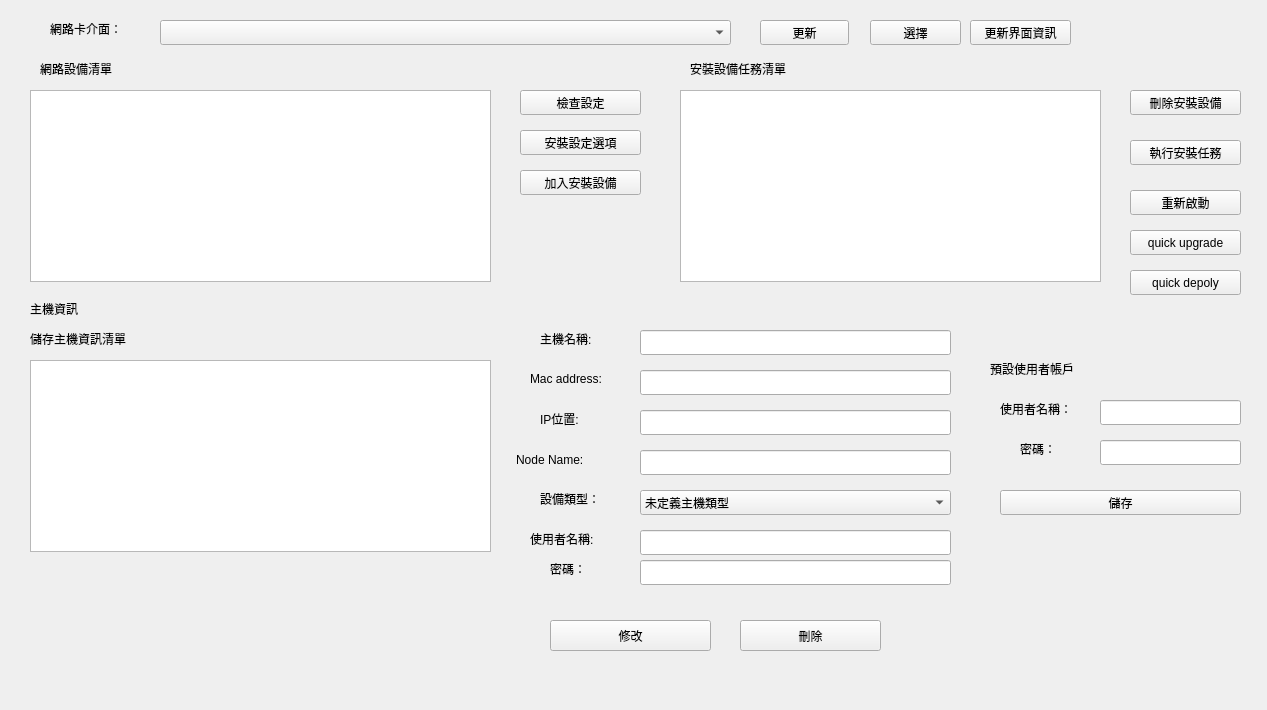
<?xml version="1.0" encoding="UTF-8"?>
<ui version="4.0">
 <class>install_shell</class>
 <widget class="QWidget" name="install_shell">
  <property name="geometry">
   <rect>
    <x>0</x>
    <y>0</y>
    <width>1267</width>
    <height>710</height>
   </rect>
  </property>
  <property name="windowTitle">
   <string>Form</string>
  </property>
  <widget class="QPushButton" name="pushButton">
   <property name="geometry">
    <rect>
     <x>970</x>
     <y>20</y>
     <width>101</width>
     <height>25</height>
    </rect>
   </property>
   <property name="text">
    <string>更新界面資訊</string>
   </property>
  </widget>
  <widget class="QComboBox" name="comboBox">
   <property name="geometry">
    <rect>
     <x>160</x>
     <y>20</y>
     <width>571</width>
     <height>25</height>
    </rect>
   </property>
  </widget>
  <widget class="QPushButton" name="pushButton_2">
   <property name="geometry">
    <rect>
     <x>870</x>
     <y>20</y>
     <width>91</width>
     <height>25</height>
    </rect>
   </property>
   <property name="text">
    <string>選擇</string>
   </property>
  </widget>
  <widget class="QPushButton" name="pushButton_3">
   <property name="geometry">
    <rect>
     <x>520</x>
     <y>90</y>
     <width>121</width>
     <height>25</height>
    </rect>
   </property>
   <property name="text">
    <string>檢查設定</string>
   </property>
  </widget>
  <widget class="QPushButton" name="pushButton_4">
   <property name="geometry">
    <rect>
     <x>520</x>
     <y>130</y>
     <width>121</width>
     <height>25</height>
    </rect>
   </property>
   <property name="text">
    <string>安裝設定選項</string>
   </property>
  </widget>
  <widget class="QLabel" name="label">
   <property name="geometry">
    <rect>
     <x>30</x>
     <y>300</y>
     <width>67</width>
     <height>17</height>
    </rect>
   </property>
   <property name="text">
    <string>主機資訊</string>
   </property>
  </widget>
  <widget class="QLabel" name="label_2">
   <property name="geometry">
    <rect>
     <x>540</x>
     <y>410</y>
     <width>67</width>
     <height>17</height>
    </rect>
   </property>
   <property name="text">
    <string>IP位置:</string>
   </property>
  </widget>
  <widget class="QLabel" name="label_3">
   <property name="geometry">
    <rect>
     <x>540</x>
     <y>330</y>
     <width>81</width>
     <height>17</height>
    </rect>
   </property>
   <property name="text">
    <string>主機名稱:</string>
   </property>
  </widget>
  <widget class="QLineEdit" name="lineEdit">
   <property name="geometry">
    <rect>
     <x>640</x>
     <y>410</y>
     <width>311</width>
     <height>25</height>
    </rect>
   </property>
  </widget>
  <widget class="QLineEdit" name="lineEdit_2">
   <property name="geometry">
    <rect>
     <x>640</x>
     <y>330</y>
     <width>311</width>
     <height>25</height>
    </rect>
   </property>
  </widget>
  <widget class="QPushButton" name="pushButton_5">
   <property name="geometry">
    <rect>
     <x>550</x>
     <y>620</y>
     <width>161</width>
     <height>31</height>
    </rect>
   </property>
   <property name="text">
    <string>修改</string>
   </property>
  </widget>
  <widget class="QListWidget" name="listWidget">
   <property name="geometry">
    <rect>
     <x>30</x>
     <y>90</y>
     <width>461</width>
     <height>192</height>
    </rect>
   </property>
  </widget>
  <widget class="QListWidget" name="listWidget_2">
   <property name="geometry">
    <rect>
     <x>680</x>
     <y>90</y>
     <width>421</width>
     <height>192</height>
    </rect>
   </property>
  </widget>
  <widget class="QLabel" name="label_4">
   <property name="geometry">
    <rect>
     <x>540</x>
     <y>490</y>
     <width>67</width>
     <height>17</height>
    </rect>
   </property>
   <property name="text">
    <string>設備類型：</string>
   </property>
  </widget>
  <widget class="QComboBox" name="comboBox_2">
   <property name="geometry">
    <rect>
     <x>640</x>
     <y>490</y>
     <width>311</width>
     <height>25</height>
    </rect>
   </property>
   <item>
    <property name="text">
     <string>未定義主機類型</string>
    </property>
   </item>
   <item>
    <property name="text">
     <string>raspberry pi</string>
    </property>
   </item>
   <item>
    <property name="text">
     <string>jetson</string>
    </property>
   </item>
   <item>
    <property name="text">
     <string>ADlink</string>
    </property>
   </item>
  </widget>
  <widget class="QPushButton" name="pushButton_7">
   <property name="geometry">
    <rect>
     <x>740</x>
     <y>620</y>
     <width>141</width>
     <height>31</height>
    </rect>
   </property>
   <property name="text">
    <string>刪除</string>
   </property>
  </widget>
  <widget class="QLabel" name="label_6">
   <property name="geometry">
    <rect>
     <x>50</x>
     <y>20</y>
     <width>91</width>
     <height>17</height>
    </rect>
   </property>
   <property name="text">
    <string>網路卡介面：</string>
   </property>
  </widget>
  <widget class="QListWidget" name="listWidget_3">
   <property name="geometry">
    <rect>
     <x>30</x>
     <y>360</y>
     <width>461</width>
     <height>192</height>
    </rect>
   </property>
  </widget>
  <widget class="QLabel" name="label_5">
   <property name="geometry">
    <rect>
     <x>30</x>
     <y>330</y>
     <width>141</width>
     <height>17</height>
    </rect>
   </property>
   <property name="text">
    <string>儲存主機資訊清單</string>
   </property>
  </widget>
  <widget class="QLabel" name="label_7">
   <property name="geometry">
    <rect>
     <x>40</x>
     <y>60</y>
     <width>101</width>
     <height>17</height>
    </rect>
   </property>
   <property name="text">
    <string>網路設備清單</string>
   </property>
  </widget>
  <widget class="QLabel" name="label_9">
   <property name="geometry">
    <rect>
     <x>530</x>
     <y>530</y>
     <width>101</width>
     <height>17</height>
    </rect>
   </property>
   <property name="text">
    <string>使用者名稱:</string>
   </property>
  </widget>
  <widget class="QLabel" name="label_10">
   <property name="geometry">
    <rect>
     <x>550</x>
     <y>560</y>
     <width>67</width>
     <height>17</height>
    </rect>
   </property>
   <property name="text">
    <string>密碼：</string>
   </property>
  </widget>
  <widget class="QLineEdit" name="lineEdit_3">
   <property name="geometry">
    <rect>
     <x>640</x>
     <y>530</y>
     <width>311</width>
     <height>25</height>
    </rect>
   </property>
  </widget>
  <widget class="QLineEdit" name="lineEdit_4">
   <property name="geometry">
    <rect>
     <x>640</x>
     <y>560</y>
     <width>311</width>
     <height>25</height>
    </rect>
   </property>
  </widget>
  <widget class="QLabel" name="label_11">
   <property name="geometry">
    <rect>
     <x>690</x>
     <y>60</y>
     <width>131</width>
     <height>17</height>
    </rect>
   </property>
   <property name="text">
    <string>安裝設備任務清單</string>
   </property>
  </widget>
  <widget class="QPushButton" name="pushButton_8">
   <property name="geometry">
    <rect>
     <x>520</x>
     <y>170</y>
     <width>121</width>
     <height>25</height>
    </rect>
   </property>
   <property name="text">
    <string>加入安裝設備</string>
   </property>
  </widget>
  <widget class="QPushButton" name="pushButton_9">
   <property name="geometry">
    <rect>
     <x>1130</x>
     <y>90</y>
     <width>111</width>
     <height>25</height>
    </rect>
   </property>
   <property name="text">
    <string>刪除安裝設備</string>
   </property>
  </widget>
  <widget class="QPushButton" name="pushButton_10">
   <property name="geometry">
    <rect>
     <x>1130</x>
     <y>140</y>
     <width>111</width>
     <height>25</height>
    </rect>
   </property>
   <property name="text">
    <string>執行安裝任務</string>
   </property>
  </widget>
  <widget class="QLabel" name="label_12">
   <property name="geometry">
    <rect>
     <x>990</x>
     <y>360</y>
     <width>111</width>
     <height>17</height>
    </rect>
   </property>
   <property name="text">
    <string>預設使用者帳戶</string>
   </property>
  </widget>
  <widget class="QLabel" name="label_13">
   <property name="geometry">
    <rect>
     <x>1000</x>
     <y>400</y>
     <width>91</width>
     <height>17</height>
    </rect>
   </property>
   <property name="text">
    <string>使用者名稱：</string>
   </property>
  </widget>
  <widget class="QLabel" name="label_14">
   <property name="geometry">
    <rect>
     <x>1020</x>
     <y>440</y>
     <width>51</width>
     <height>17</height>
    </rect>
   </property>
   <property name="text">
    <string>密碼：</string>
   </property>
  </widget>
  <widget class="QLineEdit" name="lineEdit_5">
   <property name="geometry">
    <rect>
     <x>1100</x>
     <y>400</y>
     <width>141</width>
     <height>25</height>
    </rect>
   </property>
  </widget>
  <widget class="QLineEdit" name="lineEdit_6">
   <property name="geometry">
    <rect>
     <x>1100</x>
     <y>440</y>
     <width>141</width>
     <height>25</height>
    </rect>
   </property>
  </widget>
  <widget class="QPushButton" name="pushButton_11">
   <property name="geometry">
    <rect>
     <x>1000</x>
     <y>490</y>
     <width>241</width>
     <height>25</height>
    </rect>
   </property>
   <property name="text">
    <string>儲存</string>
   </property>
  </widget>
  <widget class="QLabel" name="label_15">
   <property name="geometry">
    <rect>
     <x>530</x>
     <y>370</y>
     <width>101</width>
     <height>17</height>
    </rect>
   </property>
   <property name="text">
    <string>Mac address:</string>
   </property>
  </widget>
  <widget class="QLineEdit" name="lineEdit_7">
   <property name="geometry">
    <rect>
     <x>640</x>
     <y>370</y>
     <width>311</width>
     <height>25</height>
    </rect>
   </property>
   <property name="readOnly">
    <bool>false</bool>
   </property>
  </widget>
  <widget class="QPushButton" name="pushButton_6">
   <property name="geometry">
    <rect>
     <x>1130</x>
     <y>190</y>
     <width>111</width>
     <height>25</height>
    </rect>
   </property>
   <property name="text">
    <string>重新啟動</string>
   </property>
  </widget>
  <widget class="QLabel" name="label_8">
   <property name="geometry">
    <rect>
     <x>516</x>
     <y>450</y>
     <width>111</width>
     <height>20</height>
    </rect>
   </property>
   <property name="text">
    <string>Node Name:</string>
   </property>
  </widget>
  <widget class="QLineEdit" name="lineEdit_8">
   <property name="geometry">
    <rect>
     <x>640</x>
     <y>450</y>
     <width>311</width>
     <height>25</height>
    </rect>
   </property>
  </widget>
  <widget class="QPushButton" name="pushButton_12">
   <property name="geometry">
    <rect>
     <x>760</x>
     <y>20</y>
     <width>89</width>
     <height>25</height>
    </rect>
   </property>
   <property name="text">
    <string>更新</string>
   </property>
  </widget>
  <widget class="QPushButton" name="pushButton_13">
   <property name="geometry">
    <rect>
     <x>1130</x>
     <y>230</y>
     <width>111</width>
     <height>25</height>
    </rect>
   </property>
   <property name="text">
    <string>quick upgrade</string>
   </property>
  </widget>
  <widget class="QPushButton" name="pushButton_14">
   <property name="geometry">
    <rect>
     <x>1130</x>
     <y>270</y>
     <width>111</width>
     <height>25</height>
    </rect>
   </property>
   <property name="text">
    <string>quick depoly</string>
   </property>
  </widget>
 </widget>
 <resources/>
 <connections/>
</ui>
